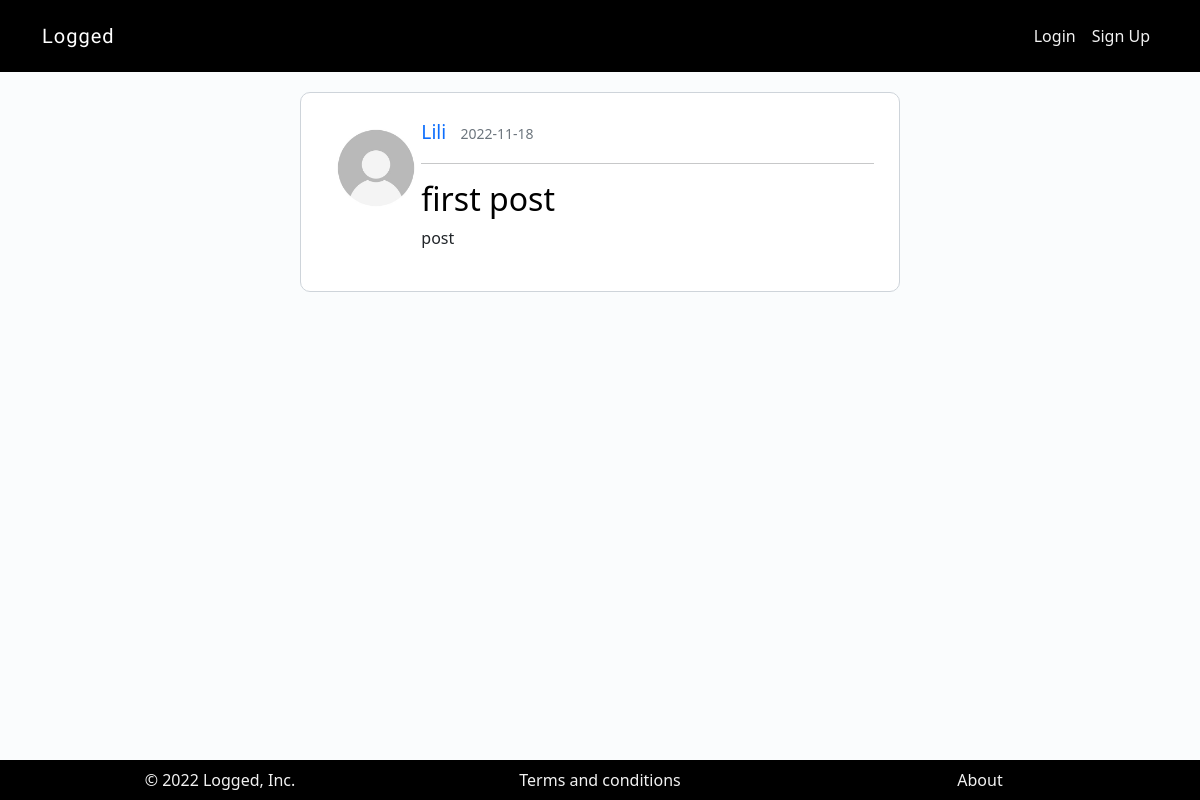
Before: / with the older database file.
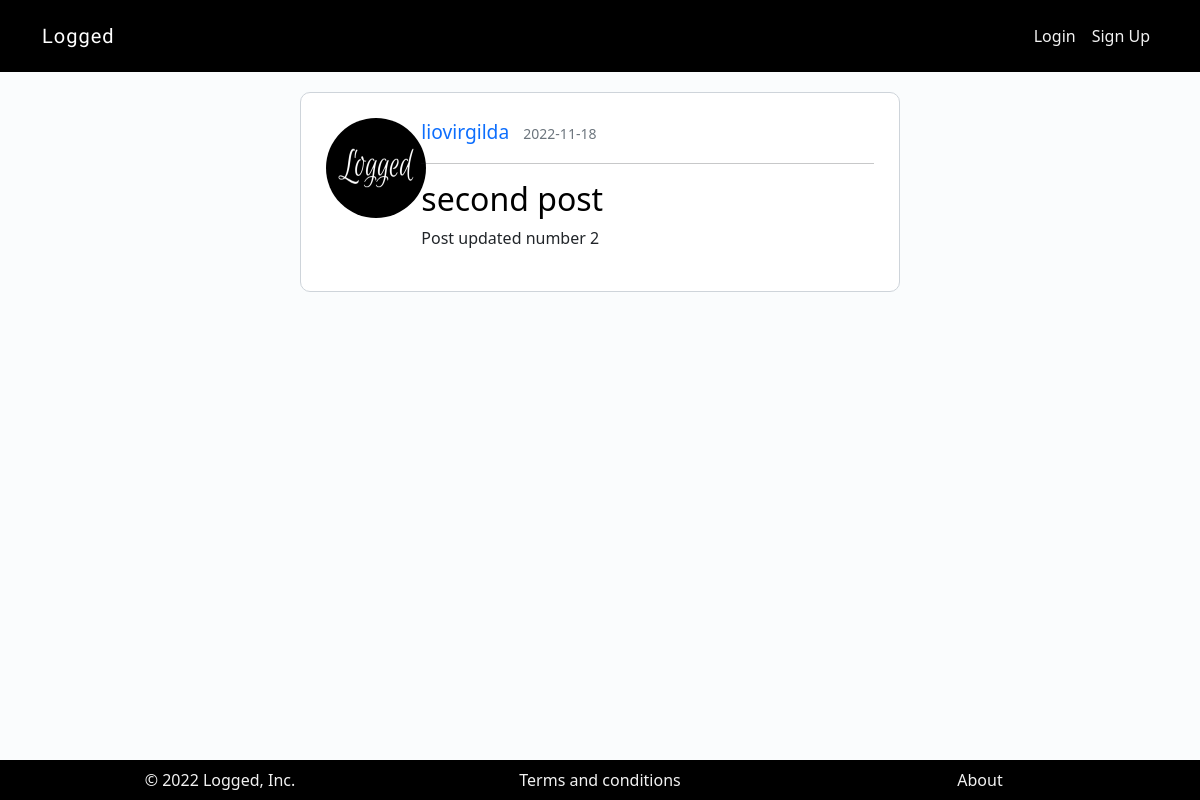
After: the same page with the newer database file.
### blogapp/models.py (models this page shows, shortened)
class Post(db.Model):
    id = db.Column(db.Integer, primary_key=True)
    title = db.Column(db.String(100), nullable=False)
    postedOn = db.Column(db.DateTime, nullable=False, default=datetime.utcnow)
    text = db.Column(db.Text, nullable=False)
    user_id = db.Column(db.Integer, db.ForeignKey("user.id"), nullable=False)

class User(db.Model):
    id = db.Column(db.Integer, primary_key=True)
    name = db.Column(db.String, nullable=False)
    username = db.Column(db.String, unique=True, nullable=False)
    email = db.Column(db.String, unique=True, nullable=False)
    password = db.Column(db.String(40), nullable=False)
    profile_picture = db.Column(db.String, nullable=False, default="default.jpeg")
    summary = db.Column(db.String)
    posts = db.relationship("Post", backref="author", lazy=True)

### blogapp/routes.py (the view)
@app.route("/")
def homepage():
    posts = db.session.execute(db.select(Post).order_by(Post.postedOn.desc())).scalars()
    return render_template("homepage.html", title="Blog Homepage", posts = posts)

### blogapp/templates/homepage.html (shortened to what this page needs)
{% extends 'layout.html' %}
{% block content %}
{% if posts %}
    {% for post in posts %}
    <div class="container posts">
        <div class="row">
            <div class="col-3 col-md-2">
                <img class="picture_post" src="../static/uploads/{{post.author.profile_picture}}" alt="Profile Picture">
            </div>
            <div class="col-9 col-md-10">
                <div>
                    <a class="post-author mr-2" href="/{{post.user_id}}">{{ post.author.name }}</a>
                    <small class="text-muted">{{ post.postedOn.strftime("%Y-%m-%d") }}</small>
                </div>
                <hr>
                <div class="post-text">
                    <h2><a class="post-title" href="/post/{{post.id}}">{{ post.title }}</a></h2>
                    <p class="post-content">{{ post.text }}</p>
                </div>
            </div>
        </div>
    </div>
    {% endfor %}
{% endif %}
{% endblock %}

### blogapp/templates/layout.html (shortened to what this page needs)
<!DOCTYPE html>
<html lang="en">
<head>
    <link href="https://cdn.jsdelivr.net/npm/bootstrap@5.2.2/dist/css/bootstrap.min.css" rel="stylesheet"
>
    <link rel="stylesheet" href="{{url_for('static', filename='css/style.css')}}">
</head>
<body>
    <header>
        <nav class="navbar navbar-expand-lg navbar-dark bg-layout py-3 ">
            <div class="container">
              <a class="navbar-brand" href="{{url_for('homepage')}}">Logged</a>
              <div class="collapse navbar-collapse" id="navbarNav">
                <ul class="navbar-nav ms-auto">
                  {% if session["username"] %}
                  <li class="nav-item">
                    <a class="nav-link" href="{{url_for('newpost')}}">New Post</a>
                  </li>
                  <li class="nav-item">
                    <a class="nav-link" href="{{url_for('account')}}">Account</a>
                  </li>
                  <li class="nav-item">
                    <a class="nav-link" href="{{url_for('logout')}}">Logout</a>
                  </li>
                  {% else %}
                  <li class="nav-item">
                    <a class="nav-link" href="{{url_for('login')}}">Login</a>
                  </li>
                  <li class="nav-item">
                    <a class="nav-link" href="{{url_for('signup')}}">Sign Up</a>
                  </li>
                  {% endif %}
                </ul>
              </div>
            </div>
          </nav>
    </header>
    <section>
    {% block content%}
    {% endblock %}
    </section>
    <footer class="bg-layout fixed-bottom py-2">
      <div class="container">
        <div class="row text-center">
          <div class="footer-items col-sm-4">&copy; 2022 Logged, Inc.</div>
          <div class="footer-items col-sm-4"><a href="#" target="_blank">Terms and conditions</a> </div>
          <div class="footer-items col-sm-4"><a href="#" target="_blank">About</a></div>
        </div>
      </div>
    </footer>
</body>
</html>

### blogapp/static/css/style.css (style rules this page uses)
body { background-color: #fafcfd; }
.signup, .login, .account, .homepage, .posts { margin: 50px auto; width: 70%; padding: 25px; border: 1px solid #ced4da; border-radius: 10px; background-color: #ffffff; }
.navbar-brand { font-family: "Rubik Distressed", cursive; font-size: 20px; letter-spacing: 1px; }
.bg-layout { background-color: #000; }
.footer-items, .footer-items a, a.nav-link { color: #f2f2f2; text-decoration: none; }
.posts { margin: 20px auto; }
.picture_post { width:46px; height:46px; border-radius: 50%; }
.post-author { font-size: 1.2em; padding-right: 10px; text-decoration: none; }
.post-title { text-decoration: none; color: #000; }
@media only screen and (min-width: 767px) { .signup, .login, .homepage, .posts { width: 50%; } }
@media only screen and (min-width: 767px) { .picture_post { width: 100px; height: 100px; } }

Changed rows visible on the page:
changed Post: author.profile_picture: picture added in place of a placeholder; author.name "Lili" → "liovirgilda"; title "first post" → "second post"; text "post" → "Post updated number 2"
